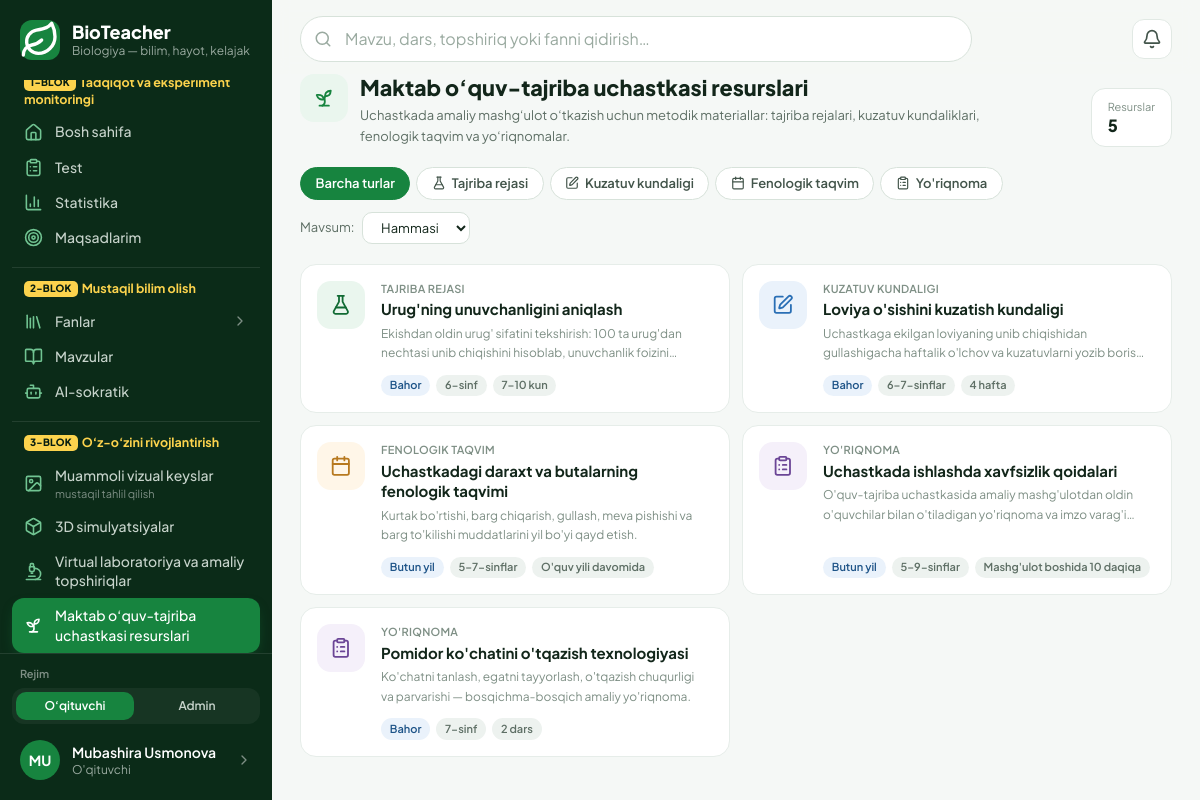
/amaliyot/tajriba-uchastkasi/ (signed in), run on the app's committed database.
### accounts/models.py (models this page shows, shortened)
class MenuItem(models.Model):
    key = models.CharField("band kaliti", max_length=60, unique=True)
    group = models.ForeignKey(
        "MenuGroup", on_delete=models.CASCADE, null=True, related_name="items", verbose_name="blok",
    )
    parent = models.ForeignKey(
        "self", on_delete=models.CASCADE, null=True, blank=True, related_name="children",
        verbose_name="ota band",
    )
    order = models.PositiveSmallIntegerField("tartib", default=0)
    label = models.CharField("nom", max_length=60, blank=True, help_text="Bo'sh — sahifaning standart nomi.")
    page = models.CharField("sahifa", max_length=60, blank=True)
    url = models.CharField("havola", max_length=300, blank=True)
    icon = models.CharField("ikonka", max_length=20, blank=True, help_text="Bo'sh — sahifa ikonkasi.")
    hint = models.CharField("izoh", max_length=60, blank=True)
    class Meta:
        verbose_name = "menyu bandi"
        verbose_name_plural = "menyu bandlari"
        ordering = ["order", "id"]

class User(AbstractUser):
    email = models.EmailField("email", unique=True)
    email_verified = models.BooleanField("email tasdiqlangan", default=False)
    last_login_ip = models.GenericIPAddressField("oxirgi IP", null=True, blank=True)
    USERNAME_FIELD = "email"
    REQUIRED_FIELDS = []
    objects = UserManager()
    class Meta:
        verbose_name = "foydalanuvchi"
        verbose_name_plural = "foydalanuvchilar"

class Profile(SoftDeleteModel):
    user = models.OneToOneField(User, on_delete=models.CASCADE, related_name="profile")
    role = models.CharField("faol rol", max_length=20, choices=Role.choices, default=Role.TEACHER)
    roles = models.CharField("berilgan rollar", max_length=100, blank=True, default="")
    otm = models.CharField("OTM", max_length=200, blank=True)
    faculty = models.CharField("fakultet", max_length=200, blank=True)
    course = models.PositiveSmallIntegerField("kurs", null=True, blank=True)
    study_arm = models.CharField(
        "tadqiqot bo'linmasi", max_length=1, choices=StudyArm.choices, default=StudyArm.NONE,
    )
    phone = models.CharField("telefon", max_length=32, blank=True)
    avatar = models.ImageField("avatar", upload_to="avatars/%Y/%m/", blank=True)
    bio = models.TextField("qisqacha", blank=True)
    research_consent = models.BooleanField("tadqiqotda ishtirok roziligi", default=False)
    research_consent_at = models.DateTimeField(null=True, blank=True)
    respondent_id = models.UUIDField("respondent ID", default=uuid.uuid4, unique=True, editable=False)
    onboarding_done = models.BooleanField("onboarding tugallangan", default=False)
    class Meta:
        verbose_name = "profil"
        verbose_name_plural = "profillar"
    @property
    def role_list(self):
        granted = {r.strip() for r in self.roles.split(",") if r.strip()}
        granted.add(self.role)
        if self.user.is_superuser:
            granted.add(Role.ADMIN)
        return [r for r in Role.values if r in granted]
    @property
    def role_choices(self):
        return [(r, Role(r).label) for r in self.role_list]
    @property
    def has_multiple_roles(self):
        return len(self.role_list) > 1
    @property
    def is_admin(self):
        return self.role == Role.ADMIN

### development/models.py (models this page shows, shortened)
class PlotResource(SoftDeleteModel):
    class Kind(models.TextChoices):
        PLAN = "PLAN", "Tajriba rejasi"
        DIARY = "DIARY", "Kuzatuv kundaligi"
        CALENDAR = "CALENDAR", "Fenologik taqvim"
        GUIDE = "GUIDE", "Yo'riqnoma"
    class Season(models.TextChoices):
        ALL = "ALL", "Butun yil"
        AUTUMN = "AUTUMN", "Kuz"
        WINTER = "WINTER", "Qish"
        SPRING = "SPRING", "Bahor"
        SUMMER = "SUMMER", "Yoz"
    KIND_ICONS = {Kind.PLAN: "flask", Kind.DIARY: "pen", Kind.CALENDAR: "calendar", Kind.GUIDE: "clipboard"}
    title = models.CharField("nomi", max_length=200)
    slug = models.SlugField(max_length=120, unique=True)
    kind = models.CharField("turi", max_length=10, choices=Kind.choices, default=Kind.PLAN)
    season = models.CharField("mavsum", max_length=10, choices=Season.choices, default=Season.ALL)
    grade = models.CharField("sinf", max_length=40, blank=True, help_text="Masalan: 6-sinf yoki 5–7-sinflar")
    duration = models.CharField("davomiyligi", max_length=60, blank=True, help_text="Masalan: 2 hafta, 1 dars")
    summary = models.CharField("qisqa tavsif", max_length=300, help_text="Kartada ko'rinadigan 1-2 gap.")
    body = models.TextField("mazmuni", help_text="Maqsad, jihozlar, bajarish tartibi va h.k. Bo'sh qator — yangi xatboshi.")
    image = models.ImageField("rasm", upload_to="plot/images/%Y/%m/", blank=True)
    file = models.FileField(
        "yuklab olinadigan fayl", upload_to="plot/files/%Y/%m/", blank=True,
        validators=[FileExtensionValidator(["pdf", "doc", "docx", "xls", "xlsx", "ppt", "pptx", "odt", "jpg", "jpeg", "png", "zip"])],
        help_text="Shablon, jadval yoki yo'riqnoma: PDF, Word, Excel, PowerPoint, rasm yoki ZIP.",
    )
    url = models.URLField("tashqi havola", blank=True, help_text="Video yoki qo'shimcha manba (ixtiyoriy).")
    order = models.PositiveSmallIntegerField(default=0)
    is_active = models.BooleanField("faol", default=True)
    class Meta:
        verbose_name = "tajriba uchastkasi resursi"
        verbose_name_plural = "tajriba uchastkasi resurslari"
        ordering = ["order", "title"]
    @property
    def icon(self):
        return self.KIND_ICONS.get(self.kind, "sprout")

### development/views.py (the view)
# urls.py: path("tajriba-uchastkasi/", views.plot, name="plot"),
@login_required
def plot(request):
    queryset = PlotResource.objects.filter(is_active=True)
    kind = request.GET.get("tur", "")
    season = request.GET.get("mavsum", "")
    if kind not in PlotResource.Kind.values:
        kind = ""
    if season not in PlotResource.Season.values:
        season = ""
    total = queryset.count()
    if kind:
        queryset = queryset.filter(kind=kind)
    if season:
        queryset = queryset.filter(season__in=[season, PlotResource.Season.ALL])
    return render(
        request,
        "development/plot.html",
        {
            "items": list(queryset),
            "total": total,
            "kinds": [(k, label, PlotResource.KIND_ICONS[k]) for k, label in PlotResource.Kind.choices],
            "seasons": PlotResource.Season.choices,
            "kind": kind,
            "season": season,
            "is_admin": _is_admin(request.user),
        },
    )

### templates/development/plot.html (shortened to what this page needs)
{% extends "base.html" %}
{% load manage_extras %}
{% block content_wrap_class %}w-full{% endblock %}
{% block content %}
<div class="space-y-5">
  <div class="flex flex-wrap items-end justify-between gap-x-6 gap-y-4">
    <div class="flex items-start gap-3 min-w-0">
      <span class="chip chip-lg shrink-0">{% include "partials/icon.html" with name="sprout" %}</span>
      <div class="min-w-0">
        <h1 class="text-[1.35rem] font-extrabold leading-tight text-slateg-900">Maktab o‘quv-tajriba uchastkasi resurslari</h1>
        <p class="mt-1 max-w-2xl text-[13px] leading-relaxed text-slateg-600">
          Uchastkada amaliy mashg‘ulot o‘tkazish uchun metodik materiallar: tajriba rejalari,
          kuzatuv kundaliklari, fenologik taqvim va yo‘riqnomalar.
        </p>
      </div>
    </div>
    {% if total %}
      <dl class="shrink-0 rounded-[14px] border border-slateg-200 bg-white px-4 py-2.5">
        <dt class="text-[11px] text-slateg-500">Resurslar</dt>
        <dd class="text-[1.05rem] font-extrabold text-slateg-900 metric leading-tight">{{ total }}</dd>
      </dl>
    {% endif %}
  </div>
  {% if total %}
    <div class="flex flex-wrap items-center gap-x-4 gap-y-2">
      <nav class="flex gap-1.5 overflow-x-auto pb-1" aria-label="Turi bo‘yicha saralash">
        <a href="{% qs_set tur='' %}" class="filter-chip{% if not kind %} is-on{% endif %}">Barcha turlar</a>
        {% for code, label, icon in kinds %}
          <a href="{% qs_set tur=code %}" {% if kind == code %}aria-current="page"{% endif %}
             class="filter-chip inline-flex items-center gap-1.5{% if kind == code %} is-on{% endif %}">
            <span class="w-3.5 h-3.5">{% include "partials/icon.html" with name=icon %}</span>{{ label }}
          </a>
        {% endfor %}
      </nav>
      <label class="flex items-center gap-2 text-[13px] text-slateg-600">
        Mavsum:
        <select class="field py-1.5 text-[13px] w-auto" onchange="location.href=this.value">
          <option value="{% qs_set mavsum='' %}">Hammasi</option>
        </select>
      </label>
    </div>
  {% endif %}
  {% if items %}
    <div class="grid gap-3 lg:grid-cols-2">
      {% for r in items %}
        <article class="res-card">
          <a href="{% url 'development:plot_resource' r.slug %}" class="flex h-full gap-4 p-4 {% if is_admin %}pr-24{% else %}pr-5{% endif %}">
            {% if r.image %}
              <img src="{{ r.image.url }}" alt="" class="w-20 h-20 shrink-0 rounded-xl object-cover" loading="lazy">
            {% else %}
              <span class="res-icon kind-{{ r.kind|lower }}">{% include "partials/icon.html" with name=r.icon %}</span>
            {% endif %}
            <span class="flex min-w-0 flex-1 flex-col">
              <span class="text-[11px] font-semibold uppercase tracking-wide text-slateg-500">{{ r.get_kind_display }}</span>
              <span class="mt-0.5 text-[15px] font-bold leading-snug text-slateg-900">{{ r.title }}</span>
              <span class="mt-1 text-[12px] leading-relaxed text-slateg-500 line-clamp-2">{{ r.summary }}</span>
              <span class="mt-auto pt-3 flex flex-wrap gap-1.5">
                <span class="pill pill-xs pill-info">{{ r.get_season_display }}</span>
                {% if r.grade %}<span class="pill pill-xs pill-mute">{{ r.grade }}</span>{% endif %}
                {% if r.duration %}<span class="pill pill-xs pill-mute">{{ r.duration }}</span>{% endif %}
              </span>
            </span>
          </a>
        </article>
      {% endfor %}
    </div>
  {% endif %}
</div>
{% endblock %}

### templates/partials/rail.html (shortened to what this page needs)
{% load static %}
<div class="flex flex-col h-full w-full">
  <a href="{% url 'home:dashboard' %}" class="flex items-center gap-3 px-5 pt-5 pb-5">
    <span class="grid place-items-center w-10 h-10 rounded-xl bg-brand-600 text-white shrink-0">
    </span>
    <span class="min-w-0">
      <span class="block text-white text-lg font-extrabold leading-tight">BioTeacher</span>
      <span class="block text-xs text-slateg-400 truncate">Biologiya — bilim, hayot, kelajak</span>
    </span>
  </a>
  <nav class="flex-1 overflow-y-auto px-3 pb-3" aria-label="Asosiy menyu">
    {% if profile.is_admin %}{% with groups=rail_menu.admin %}{% include "partials/rail_groups.html" %}{% endwith %}
    {% else %}{% with groups=rail_menu.teacher %}{% include "partials/rail_groups.html" %}{% endwith %}
    {% endif %}
  </nav>
  <div class="border-t border-white/10 p-3">
    {% if profile.has_multiple_roles %}
      <form method="post" action="{% url 'accounts:switch_role' %}" class="mb-2">{% csrf_token %}
        <p class="px-2 mb-1.5 text-[11px] font-semibold text-slateg-500">Rejim</p>
        <div class="grid grid-cols-{{ profile.role_choices|length }} gap-1 rounded-xl bg-white/5 p-1" role="group" aria-label="Rolni almashtirish">
          {% for code, label in profile.role_choices %}
            <button name="role" value="{{ code }}"
                    {% if code == profile.role %}aria-pressed="true" disabled{% endif %}
                    class="rounded-lg px-2 py-1.5 text-xs font-semibold truncate
                      {% if code == profile.role %}bg-brand-600 text-white{% else %}text-slateg-300 hover:bg-white/10 hover:text-white{% endif %}">
              {% if code == 'ADMIN' %}Admin{% else %}O‘qituvchi{% endif %}
            </button>
          {% endfor %}
        </div>
      </form>
    {% endif %}
    <a href="{% url 'home:cabinet' %}"
       class="flex items-center gap-3 rounded-xl px-2 py-2 hover:bg-white/5 group">
      {% if profile.avatar %}
        <img src="{{ profile.avatar.url }}" alt="" class="w-10 h-10 rounded-full object-cover shrink-0">
      {% else %}
        <span aria-hidden="true" class="grid place-items-center w-10 h-10 rounded-full bg-brand-600 text-white text-sm font-bold shrink-0">
          {{ user.first_name|slice:":1"|upper|default:"B" }}{{ user.last_name|slice:":1"|upper }}
        </span>
      {% endif %}
      <span class="min-w-0 flex-1">
        <span class="block text-sm font-semibold text-white truncate">{{ user.get_full_name|default:user.email }}</span>
        <span class="block text-xs text-slateg-400">{{ profile.get_role_display }}</span>
      </span>
      <span class="text-slateg-500 group-hover:text-white shrink-0 w-4 h-4">
      </span>
    </a>
  </div>
</div>

### templates/partials/rail_item.html (shortened to what this page needs)
<a href="{{ href }}"
   {% if active %}aria-current="page"{% endif %}{% if external %} target="_blank" rel="noopener"{% endif %}
   class="flex items-center gap-3 rounded-xl px-3 py-2 text-sm font-medium
     {% if active %}bg-brand-600 text-white shadow-[0_6px_16px_-8px_rgba(23,132,63,.9)]{% else %}text-slateg-300 hover:bg-white/5 hover:text-white{% endif %}">
  <span class="shrink-0 w-[19px] h-[19px] grid place-items-center {% if not active %}text-brand-300{% endif %}">
  </span>
  <span class="flex-1 min-w-0">
    <span class="rail-label block leading-snug">{{ label }}</span>
    {% if hint %}
      <span class="block mt-0.5 text-[11px] font-normal leading-tight {% if active %}text-white/75{% else %}text-slateg-500{% endif %}">{{ hint }}</span>
    {% endif %}
  </span>
</a>

### data on the page
MenuItem: group "mustaqil tahlil qilish"
User: first_name "M", last_name "U", get_full_name "Mubashira Usmonova"
Profile: role "O'qituvchi"
PlotResource: kind "TAJRIBA REJASI", title "Urug'ning unuvchanligini aniqlash", summary "Ekishdan oldin urug' sifatini tekshirish: 100 ta urug'dan nechtasi unib chiqishini hisoblab, unuvchanlik…", season "Bahor", grade "6-sinf", duration "7–10 kun"
PlotResource: kind "KUZATUV KUNDALIGI", title "Loviya o'sishini kuzatish kundaligi", summary "Uchastkaga ekilgan loviyaning unib chiqishidan gullashigacha haftalik o'lchov va kuzatuvlarni yozib…", season "Bahor", grade "6–7-sinflar", duration "4 hafta"
PlotResource: kind "FENOLOGIK TAQVIM", title "Uchastkadagi daraxt va butalarning fenologik taqvimi", summary "Kurtak bo'rtishi, barg chiqarish, gullash, meva pishishi va barg to'kilishi muddatlarini yil bo'yi qayd etish.", season "Butun yil", grade "5–7-sinflar", duration "O'quv yili davomida"
PlotResource: kind "YO'RIQNOMA", title "Uchastkada ishlashda xavfsizlik qoidalari", summary "O'quv-tajriba uchastkasida amaliy mashg'ulotdan oldin o'quvchilar bilan o'tiladigan yo'riqnoma va imzo…", season "Butun yil", grade "5–9-sinflar", duration "Mashg'ulot boshida 10 daqiqa"
PlotResource: kind "YO'RIQNOMA", title "Pomidor ko'chatini o'tqazish texnologiyasi", summary "Ko'chatni tanlash, egatni tayyorlash, o'tqazish chuqurligi va parvarishi — bosqichma-bosqich amaliy yo'riqnoma.", season "Bahor", grade "7-sinf", duration "2 dars"

### other printed values
{{ label }} "Bosh sahifa" "Test" "Statistika" "Maqsadlarim" "Mavzular" "AI-sokratik" "Muammoli vizual keyslar" "3D simulyatsiyalar" "Virtual laboratoriya va amaliy topshiriqlar" "Maktab o‘quv-tajriba uchastkasi resurslari"
{{ group.badge }} "2-BLOK" "3-BLOK"
{{ group.text }} "Mustaqil bilim olish" "O‘z-o‘zini rivojlantirish"
{{ item.label }} "Fanlar"
{{ total }} "5"
{{ label }} "Tajriba rejasi" "Kuzatuv kundaligi" "Fenologik taqvim" "Yo'riqnoma"
